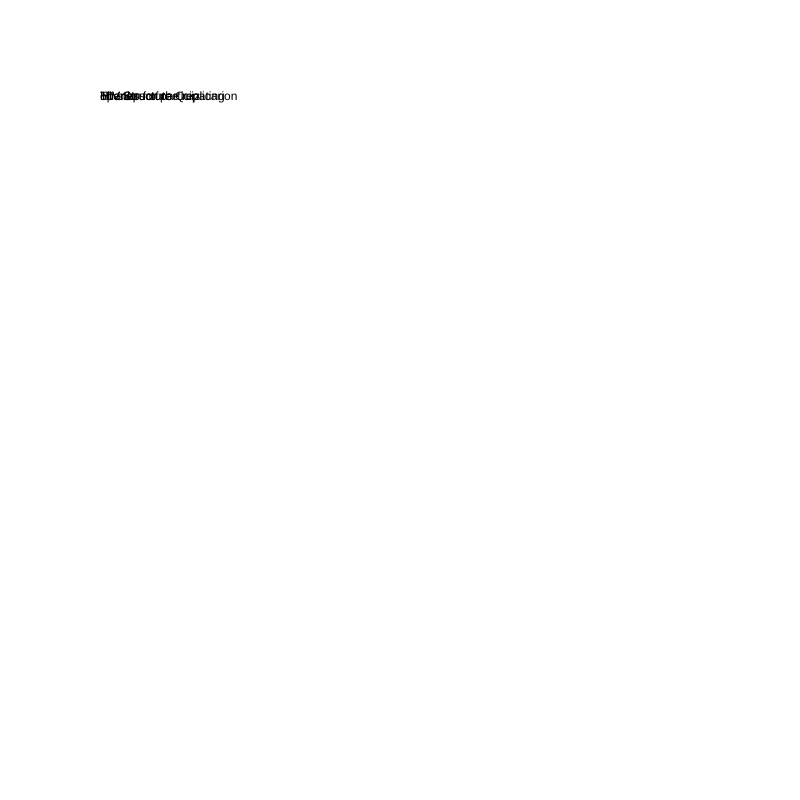
Frame 1 (no input)
Frame 60 (no input): identical to frame 1, image omitted
Frame 120 (the mouse pressed at the canvas centre since frame 60): identical to frame 1, image omitted

The p5.js sketch that drew this single still picture (run headless with seeded random() and noise() and a simulated clock; from frame 60 on, the mouse is pressed at the canvas centre):

// p5.js sketch
// ── sketch.js
function setup() {
  // put setup code here
  createCanvas(800, 800);
}

function draw() {
  // put drawing code here

background(255);  
text("opener", 100, 100);

text("10 steps of the replicarion ", 100, 100);

text("HIV Structure", 100, 100);


text("HIV Structure Quiz", 100, 100);

text("Thanks for participating", 100, 100);


}
